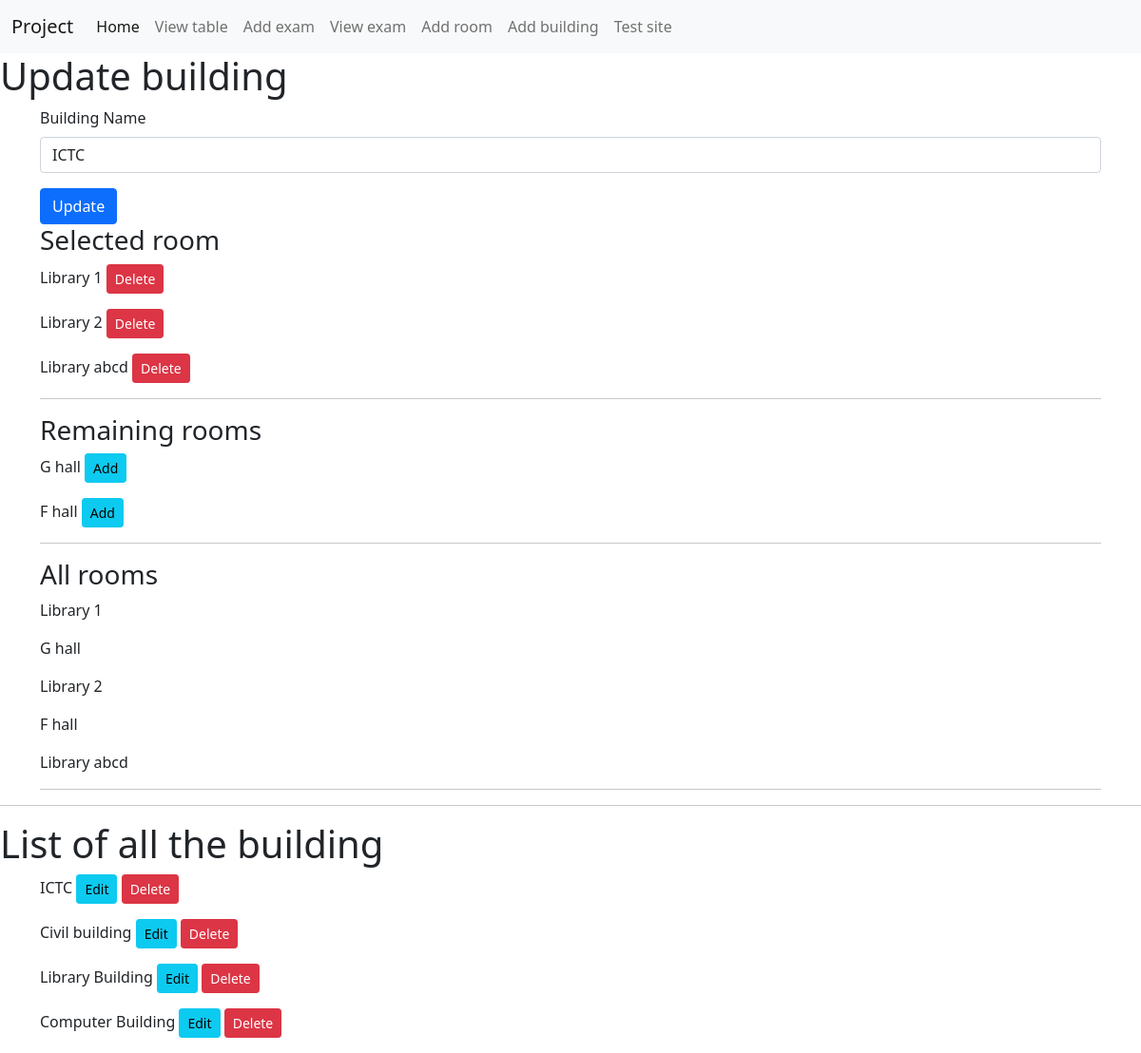
/updatebuilding/5, run on the app's committed database.
### home/models.py (models this page shows, shortened)
class Addbuilding(models.Model):
    buildingname=models.CharField(max_length=122)
    rooms=models.ManyToManyField(Addroom,blank=True)

class Addroom(models.Model):
    roomname=models.CharField(max_length=122)
    invigilatorsinroom=models.ManyToManyField(Newapp,blank=True)

### home/views.py (the view)
# urls.py: path("updatebuilding/<addbuilding_id>",views.updatebuilding,name='updatebuilding'),
def updatebuilding(request, addbuilding_id):
    addbuilding_data = Addbuilding.objects.get(pk=addbuilding_id)
    allbuilding_data = Addbuilding.objects.all()
    roomsinbuilding=addbuilding_data.rooms.all()
    removedroom_data = Addroom.objects.exclude(pk__in=roomsinbuilding)
    allroom_data = Addroom.objects.all()
    data = {
        'addbuilding_data': addbuilding_data,
        'allbuilding_data': allbuilding_data,
        'roomsinbuilding':roomsinbuilding,
        'removedroom_data':removedroom_data,
        'allroom_data':allroom_data,
    }
    return render(request, "addbuilding.html", data)

### templates/addbuilding.html (shortened to what this page needs)
{% extends 'base.html' %}
{% block addbuildingcontent %}
{% if addbuilding_data %}
<h1>Update building</h1>
<div class="container">
    <form method="post" action="{% url 'updatebuildingfunc' addbuilding_data.id %}">
      <div class="mb-3">
        <label for="buildingname" class="form-label">Building Name</label>
        <input value="{{addbuilding_data.buildingname}}" type="text" required class="form-control"
            id="buildingname" name="buildingname" placeholder="Enter building name">
      </div>
      <button type="submit" class="btn btn-primary">Update</button>
    </form>
</div>
<div class="container">
    <h3>Selected room</h3>
    <div>
      {% for rib in roomsinbuilding %}
      <p>
        {{rib.roomname}}
        <a href="{% url 'deleteroomfrombuilding' rib.id addbuilding_data.id%}"><button
            class="btn btn-danger btn-sm">Delete</button></a>
    </p>
      {% endfor %}
    </div>
    <hr>
    <h3>Remaining rooms</h3>
    <div>
      {% for rrd in removedroom_data %}
      <p>{{rrd.roomname}}
       <a href="{% url 'addroominbuilding' rrd.id addbuilding_data.id%}">
        <button class="btn btn-info btn-sm">Add</button></a>
      </p>
      {% endfor %}
    </div>
    <hr>
    <h3>All rooms</h3>
    <div>
      {% for ard in allroom_data %}
      <p>{{ard.roomname}}</p>
      {% endfor %}
    </div>
    <hr>
</div>
{% endif %}
<hr>
<h1>List of all the building</h1>
<div class="container">
    {% for abd in allbuilding_data %}
    <p>{{abd.buildingname}}
        <a href="{% url 'updatebuilding' abd.id %}"><button class="btn btn-info btn-sm">Edit</button></a>
        <a href="{% url 'deletebuilding' abd.id %}"><button class="btn btn-danger btn-sm">Delete</button></a>
    </p>
    {% endfor %}
</div>
{% endblock addbuildingcontent %}

### data on the page
Addbuilding: buildingname "ICTC"
Addroom: roomname "Library 1"
Addroom: roomname "Library 2"
Addroom: roomname "Library abcd"
Addroom: roomname "G hall"
Addroom: roomname "F hall"
Addbuilding: buildingname "Civil building"
Addbuilding: buildingname "Library Building"
Addbuilding: buildingname "Computer Building"
